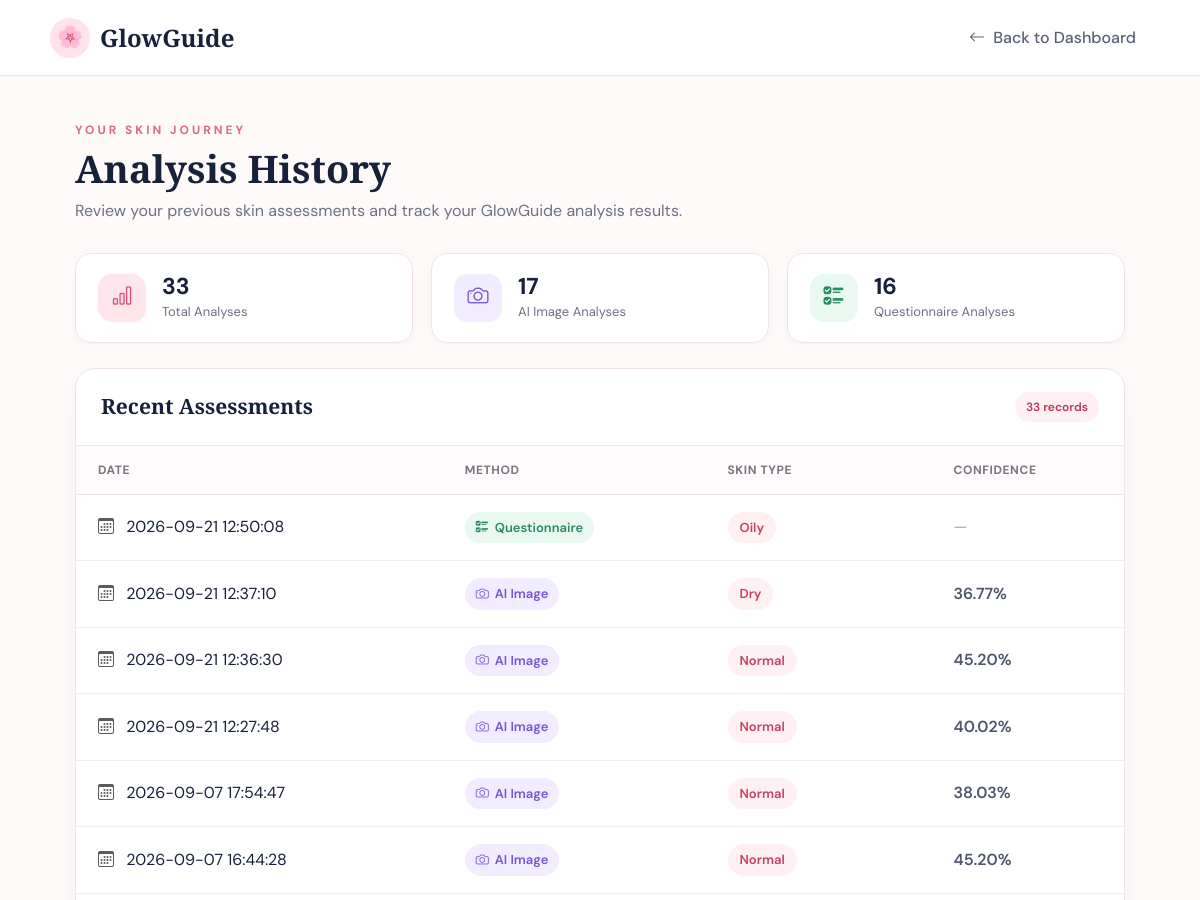
/history (signed in, upper part), run on an earlier commit of the app's database.
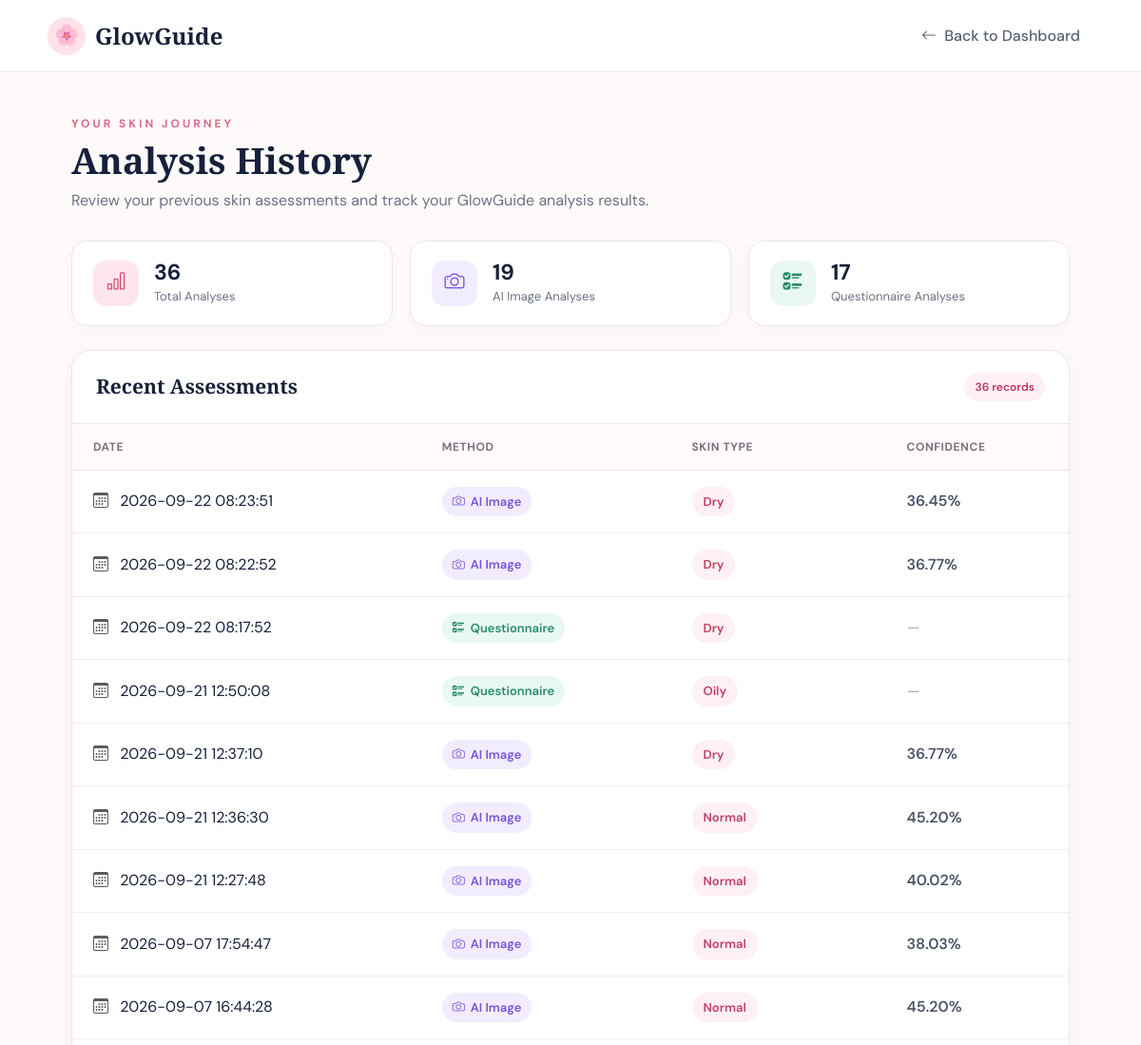
And on a later commit of the database.
### tables this page shows
CREATE TABLE analysis_history (
    id INTEGER PRIMARY KEY AUTOINCREMENT,
    user_email TEXT NOT NULL,
    analysis_date TIMESTAMP DEFAULT CURRENT_TIMESTAMP,
    method TEXT NOT NULL,
    skin_type TEXT NOT NULL,
    confidence REAL,
    image_name TEXT
);

### app.py (the view)
@app.route("/history")
def history():
    if "user" not in session:
        return redirect("/login")
    conn = get_db_connection()
    cursor = conn.cursor()
    cursor.execute("""
        SELECT *
        FROM analysis_history
        WHERE user_email = ?
        ORDER BY analysis_date DESC
    """, (session["user_email"],))
    history_records = cursor.fetchall()
    conn.close()
    return render_template(
        "history.html",
        history_records=history_records
    )

### app.py (called while the page is built)
def get_db_connection():
    conn = sqlite3.connect("glowguide.db")
    conn.row_factory = sqlite3.Row
    return conn

### templates/history.html (shortened to what the changed rows need)
<!DOCTYPE html>
<html lang="en">
<head>
    <link
        href="https://cdn.jsdelivr.net/npm/bootstrap@5.3.3/dist/css/bootstrap.min.css"
        rel="stylesheet">
    <link
        rel="stylesheet"
        href="https://cdn.jsdelivr.net/npm/bootstrap-icons@1.11.3/font/bootstrap-icons.min.css">
</head>
<body>
<main class="history-container">
    <h1 class="page-title">
        Analysis History
    </h1>
    {% if history_records %}
    {% set counts = namespace(ai=0, questionnaire=0) %}
    {% for record in history_records %}
        {% if record["method"] == "AI Image" %}
            {% set counts.ai = counts.ai + 1 %}
        {% elif record["method"] == "Questionnaire" %}
            {% set counts.questionnaire =
                counts.questionnaire + 1 %}
        {% endif %}
    {% endfor %}
    <div class="summary-grid">
        <div class="summary-card">
            <div class="summary-icon total-icon">
                <i class="bi bi-bar-chart"></i>
            </div>
            <div>
                <div class="summary-number">
                    {{ history_records|length }}
                </div>
                <div class="summary-label">
                    Total Analyses
                </div>
            </div>
        </div>
        <div class="summary-card">
            <div class="summary-icon ai-icon">
                <i class="bi bi-camera"></i>
            </div>
            <div>
                <div class="summary-number">
                    {{ counts.ai }}
                </div>
                <div class="summary-label">
                    AI Image Analyses
                </div>
            </div>
        </div>
        <div class="summary-card">
            <div class="summary-icon question-icon">
                <i class="bi bi-ui-checks"></i>
            </div>
            <div>
                <div class="summary-number">
                    {{ counts.questionnaire }}
                </div>
                <div class="summary-label">
                    Questionnaire Analyses
                </div>
            </div>
        </div>
    </div>
    <div class="history-card">
        <div class="history-card-header">
            <h4>
                Recent Assessments
            </h4>
            <div class="record-count">
                {{ history_records|length }}
                {% if history_records|length == 1 %}
                    record
                {% else %}
                    records
                {% endif %}
            </div>
        </div>
        <div class="table-responsive">
            <table class="history-table">
                <thead>
                    <tr>
                        <th>
                            Date
                        </th>
                        <th>
                            Method
                        </th>
                        <th>
                            Skin Type
                        </th>
                        <th>
                            Confidence
                        </th>
                    </tr>
                </thead>
                <tbody>
                    {% for record in history_records %}
                    <tr>
                        <td>
                            <i class="bi bi-calendar3 me-2 text-muted"></i>
                            {{ record["analysis_date"] }}
                        </td>
                        <td>
                            {% if record["method"] == "AI Image" %}
                                <span class="method-badge method-ai">
                                    <i class="bi bi-camera"></i>
                                    AI Image
                                </span>
                            {% else %}
                                <span class="method-badge method-questionnaire">
                                    <i class="bi bi-ui-checks"></i>
                                    {{ record["method"] }}
                                </span>
                            {% endif %}
                        </td>
                        <td>
                            <span class="skin-badge">
                                {{ record["skin_type"] }}
                            </span>
                        </td>
                        <td>
                            {% if record["confidence"] is not none %}
                                <span class="confidence-value">
                                    {{ "%.2f"|format(
                                        record["confidence"] * 100
                                    ) }}%
                                </span>
                            {% else %}
                                <span class="not-applicable">
                                    —
                                </span>
                            {% endif %}
                        </td>
                    </tr>
                    {% endfor %}
                </tbody>
            </table>
        </div>
    </div>
    {% endif %}
</main>
</body>
</html>

What changed in the data, as far as the page shows it:
added analysis_history: analysis_date "2026-09-22 08:23:51", method "AI Image" (drawn), skin_type "Dry", confidence "36.45"
added analysis_history: analysis_date "2026-09-22 08:22:52", method "AI Image" (drawn), skin_type "Dry", confidence "36.77"
added analysis_history: analysis_date "2026-09-22 08:17:52", method "Questionnaire", skin_type "Dry"
Also different on the page:
{{ history_records|length }}: "33" → "36"
{{ counts.ai }}: "17" → "19"
{{ counts.questionnaire }}: "16" → "17"
